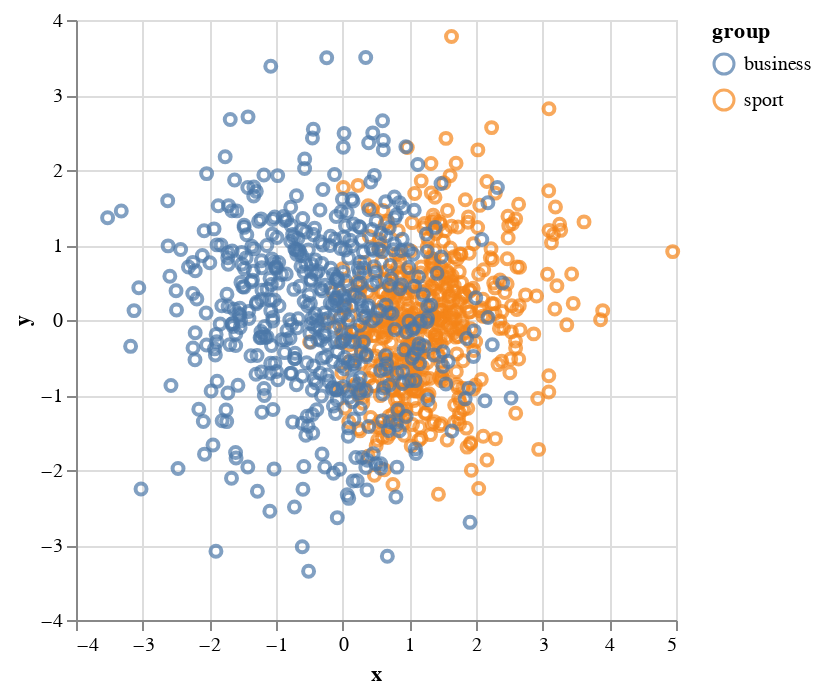

Notebook code cell kept with this figure:
### Markdown cell above
Estos resultados no son magníficos, pero podemos ver los inicios de la separación. Si nos fijamos en sólo dos temas, se hace más evidente.

### Code cell
chart = alt.Chart(bbc_2d[bbc_2d["group"].isin(["sport", "business"])]).mark_point().encode(x="x", y="y", color="group")
# Uncomment to print chart inline, but beware it will inflate the notebook size
chart

### Figure 1 — Vega-Lite specification as saved in the notebook (floating-point values rounded to 4 significant figures; data arrays with more than 128 entries replaced by an {"elided": "..."} marker saying what was removed)
{"config": {"view": {"continuousWidth": 300, "continuousHeight": 300}}, "data": {"name": "data-34fc6e764fb31b563f1a80685d6d3df5"}, "mark": {"type": "point"}, "encoding": {"color": {"field": "group", "type": "nominal"}, "x": {"field": "x", "type": "quantitative"}, "y": {"field": "y", "type": "quantitative"}}, "$schema": "https://vega.github.io/schema/vega-lite/v5.16.3.json", "datasets": {"data-34fc6e764fb31b563f1a80685d6d3df5": {"elided": "1021 records"}}}
